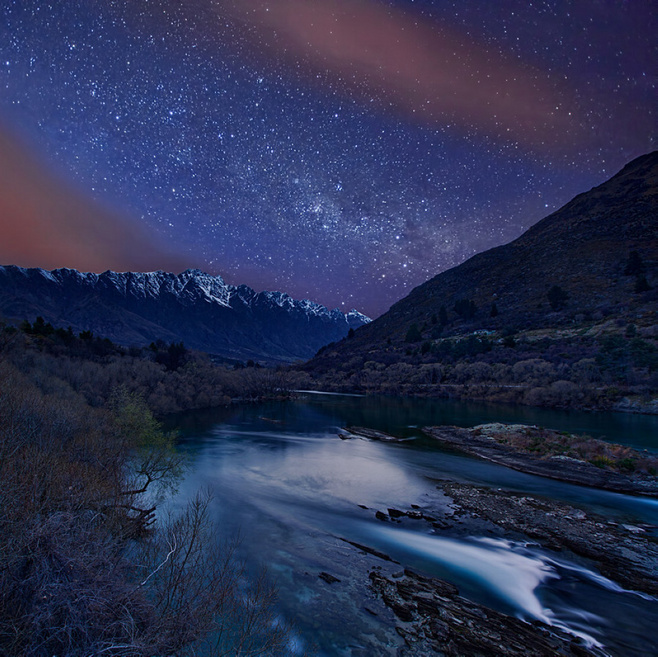
//> input picture charpter7/histogram_equalization/histogram_equalization/1.jpg, 658 x 657 px
$ ./histogram_equalization   (built with g++ and OpenCV 4)
//> lines starting //> are read from the running program, lines starting //| are printed output that depends on the picture
//--------------------------------------【程序说明】-------------------------------------------
//		程序说明：《OpenCV3编程入门》OpenCV3版书本配套示例程序68
//		程序描述：直方图均衡化
//		开发测试所用操作系统： Windows 7 64bit
//		开发测试所用IDE版本：Visual Studio 2010
//		开发测试所用OpenCV版本：	3.0 beta
//		2014年11月 Created by @浅墨_毛星云
//		2014年12月 Revised by @浅墨_毛星云
//------------------------------------------------------------------------------------------------


//---------------------------------【头文件、命名空间包含部分】---------------------------
//          描述：包含程序所使用的头文件和命名空间
//-----------------------------------------------------------------------------------------------
#include "opencv2/highgui/highgui.hpp"
#include "opencv2/imgproc/imgproc.hpp"
using namespace cv;


//--------------------------------------【main( )函数】-----------------------------------------
//          描述：控制台应用程序的入口函数，我们的程序从这里开始执行
//-----------------------------------------------------------------------------------------------
int main()
{
	// 【1】加载源图像
	Mat srcImage, dstImage;
	srcImage = imread("1.jpg", 1);
//> srcImage is the input picture: 657 rows x 658 cols, CV_8UC3; mean B, G, R 81.6, 48.7, 41.4
	if (!srcImage.data) { printf("读取图片错误，请确定目录下是否有imread函数指定图片存在~！ \n"); return false; }

	// 【2】转为灰度图并显示出来
	cvtColor(srcImage, srcImage, COLOR_BGR2GRAY);
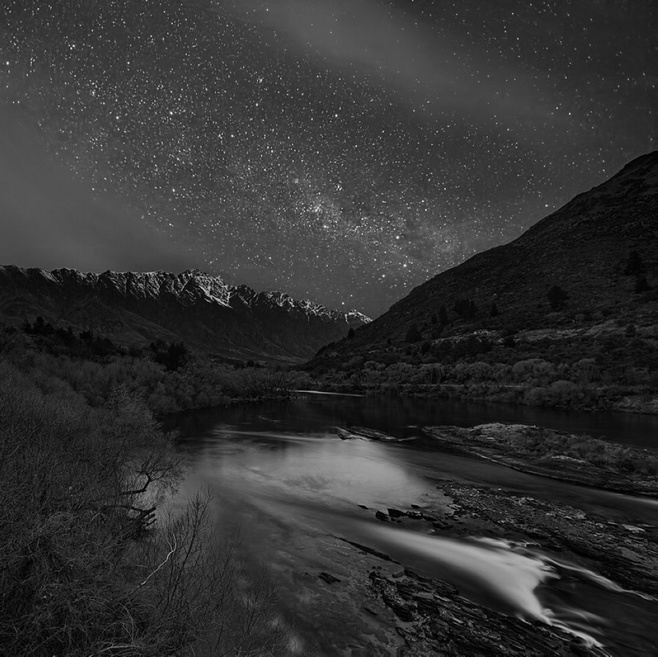
//> srcImage: 657 rows x 658 cols, CV_8UC1; min 0, max 252, mean 50.3
	imshow("原始图", srcImage);

	// 【3】进行直方图均衡化
	equalizeHist(srcImage, dstImage);
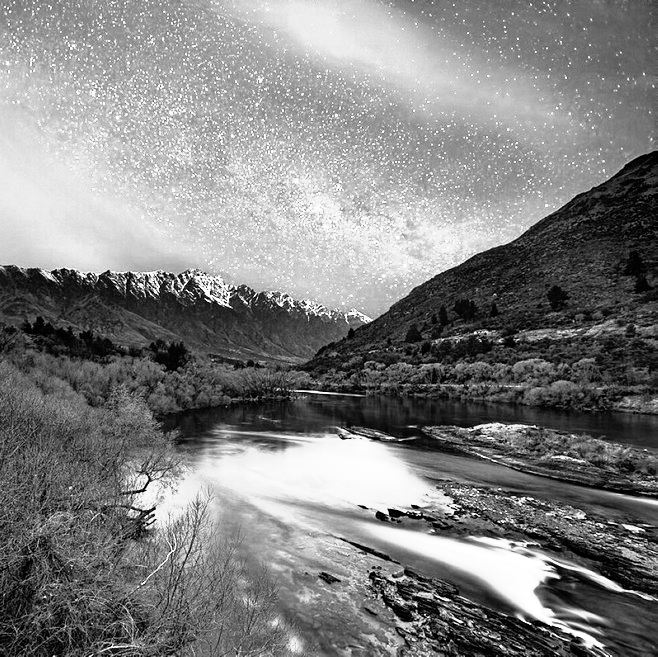
//> dstImage: 657 rows x 658 cols, CV_8UC1; min 0, max 255, mean 128.9

	// 【4】显示结果
	imshow("经过直方图均衡化后的图", dstImage);

	// 等待用户按键退出程序
	waitKey(0);
	return 0;

}
